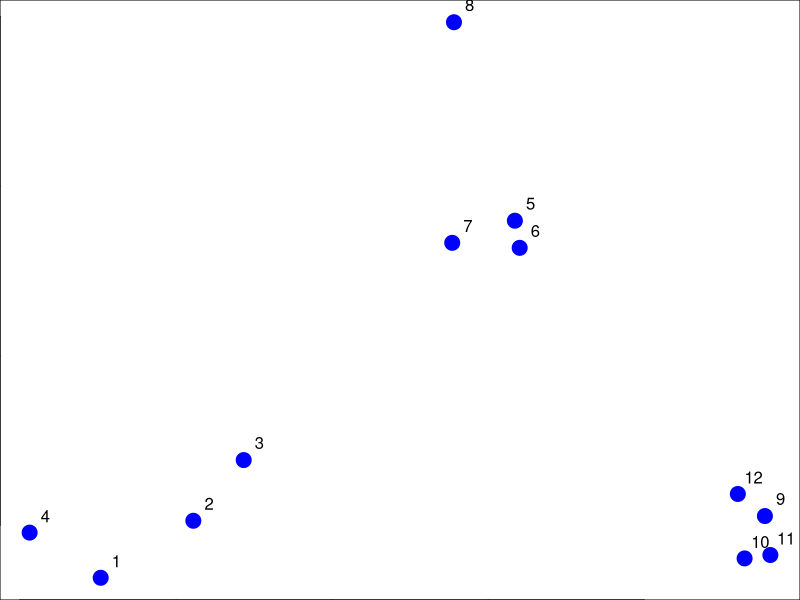
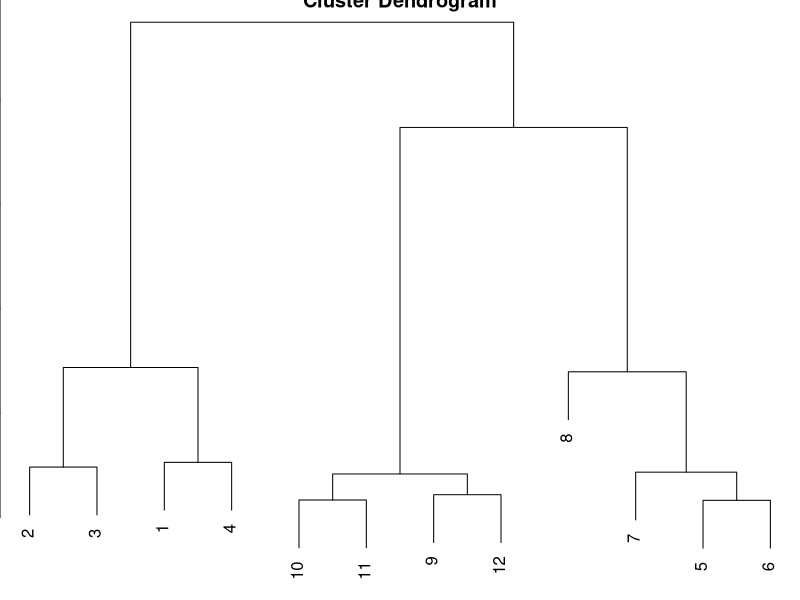
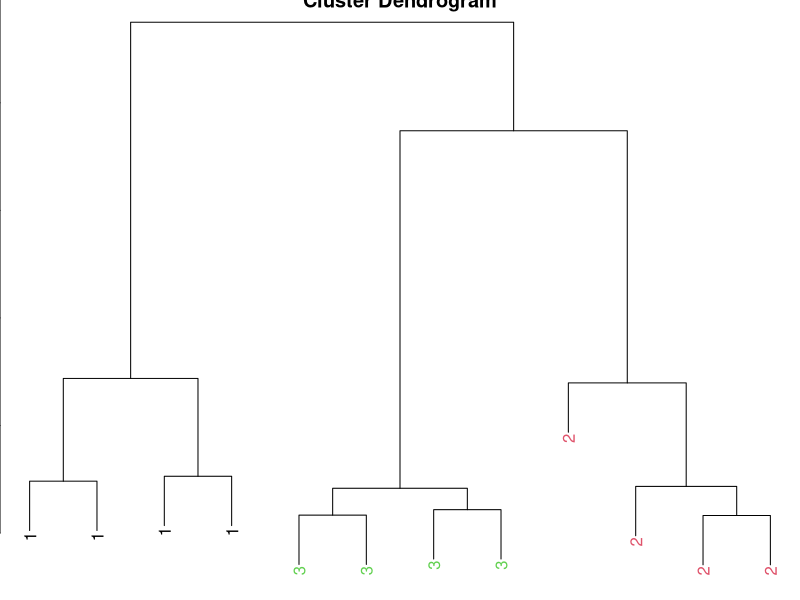
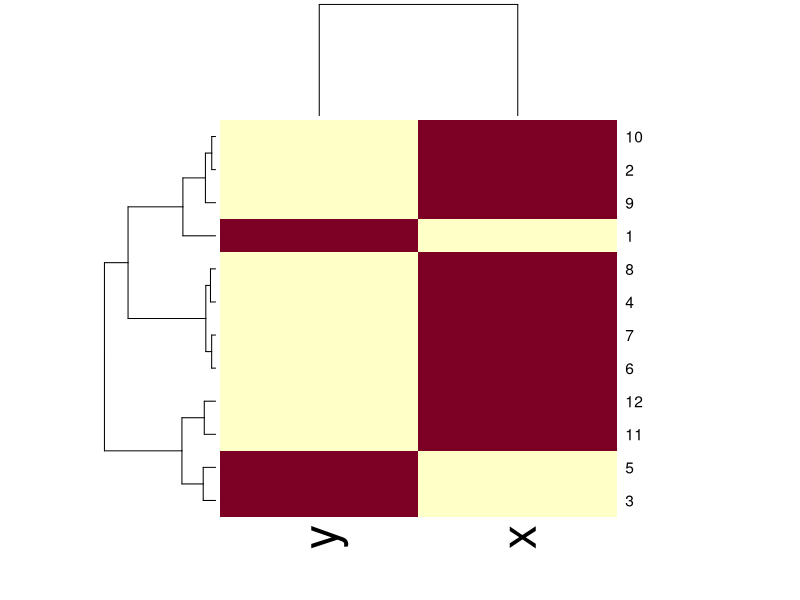

The R source for these figures, in order:
# hierarchical_clustering.R
# Hierarchical Clustering

# Hierarchical clustering - example
set.seed(1234)
par(mar = c(0, 0, 0, 0))
x <- rnorm(12, mean = rep(1:3, each = 4), sd = 0.2)
y <- rnorm(12, mean = rep(c(1, 2, 1), each = 4), sd = 0.2)
plot(x, y, col = "blue", pch = 19, cex = 2)
text(x + 0.05, y + 0.05, labels = as.character(1:12))

# Hierarchical clustering - dist
dataFrame <- data.frame(x = x, y = y)
dist(dataFrame)

# Hierarchical clustering - hclust
dataFrame <- data.frame(x = x, y = y)
distxy <- dist(dataFrame)
hClustering <- hclust(distxy)
plot(hClustering)

# Prettier dendrograms
myplclust <- function(hclust, lab = hclust$labels, lab.col = rep(1, length(hclust$labels)),
    hang = 0.1, ...) {
    ## modifiction of plclust for plotting hclust objects *in colour*!  Copyright
    ## Eva KF Chan 2009 Arguments: hclust: hclust object lab: a character vector
    ## of labels of the leaves of the tree lab.col: colour for the labels;
    ## NA=default device foreground colour hang: as in hclust & plclust Side
    ## effect: A display of hierarchical cluster with coloured leaf labels.
    y <- rep(hclust$height, 2)
    x <- as.numeric(hclust$merge)
    y <- y[which(x < 0)]
    x <- x[which(x < 0)]
    x <- abs(x)
    y <- y[order(x)]
    x <- x[order(x)]
    plot(hclust, labels = FALSE, hang = hang, ...)
    text(x = x, y = y[hclust$order] - (max(hclust$height) * hang), labels = lab[hclust$order],
        col = lab.col[hclust$order], srt = 90, adj = c(1, 0.5), xpd = NA, ...)
}

dataFrame <- data.frame(x = x, y = y)
distxy <- dist(dataFrame)
hClustering <- hclust(distxy)
myplclust(hClustering, lab = rep(1:3, each = 4), lab.col = rep(1:3, each = 4))

# Heatmap
dataFrame <- data.frame(x = x, y = y)
set.seed(143)
dataMatrix <- as.matrix(dataFrame)[sample(1:12), ]
heatmap(dataMatrix)
